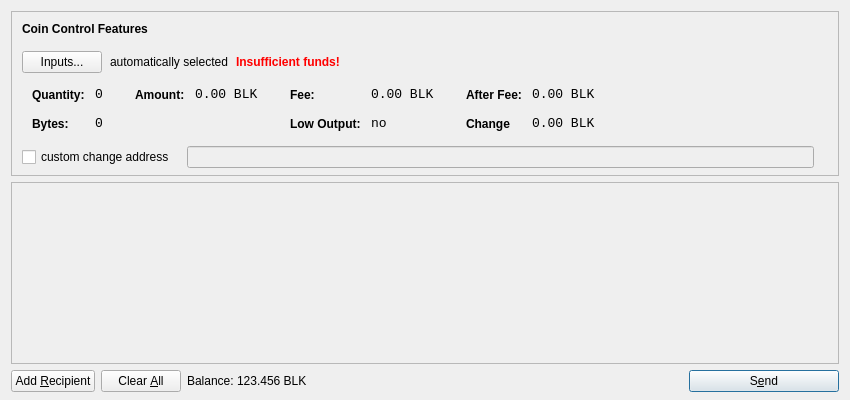
<?xml version="1.0" encoding="UTF-8"?>
<ui version="4.0">
 <class>SendCoinsDialog</class>
 <widget class="QDialog" name="SendCoinsDialog">
  <property name="geometry">
   <rect>
    <x>0</x>
    <y>0</y>
    <width>850</width>
    <height>400</height>
   </rect>
  </property>
  <property name="windowTitle">
   <string>Send Coins</string>
  </property>
  <layout class="QVBoxLayout" name="verticalLayout" stretch="0,1,0">
   <property name="bottomMargin">
    <number>8</number>
   </property>
   <item>
    <widget class="QFrame" name="frameCoinControl">
     <property name="sizePolicy">
      <sizepolicy hsizetype="Expanding" vsizetype="Expanding">
       <horstretch>0</horstretch>
       <verstretch>0</verstretch>
      </sizepolicy>
     </property>
     <property name="maximumSize">
      <size>
       <width>16777215</width>
       <height>16777215</height>
      </size>
     </property>
     <property name="frameShape">
      <enum>QFrame::StyledPanel</enum>
     </property>
     <property name="frameShadow">
      <enum>QFrame::Sunken</enum>
     </property>
     <layout class="QVBoxLayout" name="verticalLayoutCoinControl2">
      <property name="spacing">
       <number>6</number>
      </property>
      <property name="leftMargin">
       <number>0</number>
      </property>
      <property name="topMargin">
       <number>0</number>
      </property>
      <property name="rightMargin">
       <number>0</number>
      </property>
      <property name="bottomMargin">
       <number>6</number>
      </property>
      <item>
       <layout class="QVBoxLayout" name="verticalLayoutCoinControl" stretch="0,0,0,0,1">
        <property name="spacing">
         <number>0</number>
        </property>
        <property name="leftMargin">
         <number>10</number>
        </property>
        <property name="topMargin">
         <number>10</number>
        </property>
        <item>
         <layout class="QHBoxLayout" name="horizontalLayoutCoinControl1">
          <property name="bottomMargin">
           <number>15</number>
          </property>
          <item>
           <widget class="QLabel" name="labelCoinControlFeatures">
            <property name="sizePolicy">
             <sizepolicy hsizetype="Preferred" vsizetype="Maximum">
              <horstretch>0</horstretch>
              <verstretch>0</verstretch>
             </sizepolicy>
            </property>
            <property name="font">
             <font>
              <weight>75</weight>
              <bold>true</bold>
             </font>
            </property>
            <property name="styleSheet">
             <string notr="true">font-weight:bold;</string>
            </property>
            <property name="text">
             <string>Coin Control Features</string>
            </property>
           </widget>
          </item>
         </layout>
        </item>
        <item>
         <layout class="QHBoxLayout" name="horizontalLayoutCoinControl2" stretch="0,0,0,0">
          <property name="spacing">
           <number>8</number>
          </property>
          <property name="bottomMargin">
           <number>10</number>
          </property>
          <item>
           <widget class="QPushButton" name="pushButtonCoinControl">
            <property name="styleSheet">
             <string notr="true"/>
            </property>
            <property name="text">
             <string>Inputs...</string>
            </property>
           </widget>
          </item>
          <item>
           <widget class="QLabel" name="labelCoinControlAutomaticallySelected">
            <property name="text">
             <string>automatically selected</string>
            </property>
            <property name="margin">
             <number>5</number>
            </property>
           </widget>
          </item>
          <item>
           <widget class="QLabel" name="labelCoinControlInsuffFunds">
            <property name="font">
             <font>
              <weight>75</weight>
              <bold>true</bold>
             </font>
            </property>
            <property name="styleSheet">
             <string notr="true">color:red;font-weight:bold;</string>
            </property>
            <property name="text">
             <string>Insufficient funds!</string>
            </property>
            <property name="margin">
             <number>5</number>
            </property>
           </widget>
          </item>
          <item>
           <spacer name="horizontalSpacerCoinControl">
            <property name="orientation">
             <enum>Qt::Horizontal</enum>
            </property>
            <property name="sizeHint" stdset="0">
             <size>
              <width>40</width>
              <height>1</height>
             </size>
            </property>
           </spacer>
          </item>
         </layout>
        </item>
        <item>
         <widget class="QWidget" name="widgetCoinControl" native="true">
          <property name="sizePolicy">
           <sizepolicy hsizetype="Preferred" vsizetype="Preferred">
            <horstretch>0</horstretch>
            <verstretch>0</verstretch>
           </sizepolicy>
          </property>
          <property name="minimumSize">
           <size>
            <width>0</width>
            <height>0</height>
           </size>
          </property>
          <property name="styleSheet">
           <string notr="true"/>
          </property>
          <layout class="QHBoxLayout" name="horizontalLayoutCoinControl5">
           <property name="leftMargin">
            <number>0</number>
           </property>
           <property name="topMargin">
            <number>0</number>
           </property>
           <property name="rightMargin">
            <number>0</number>
           </property>
           <property name="bottomMargin">
            <number>0</number>
           </property>
           <item>
            <layout class="QHBoxLayout" name="horizontalLayoutCoinControl3" stretch="0,0,0,1">
             <property name="spacing">
              <number>20</number>
             </property>
             <property name="topMargin">
              <number>0</number>
             </property>
             <property name="bottomMargin">
              <number>10</number>
             </property>
             <item>
              <layout class="QFormLayout" name="formLayoutCoinControl1">
               <property name="horizontalSpacing">
                <number>10</number>
               </property>
               <property name="verticalSpacing">
                <number>14</number>
               </property>
               <property name="leftMargin">
                <number>10</number>
               </property>
               <property name="topMargin">
                <number>4</number>
               </property>
               <property name="rightMargin">
                <number>6</number>
               </property>
               <item row="0" column="0">
                <widget class="QLabel" name="labelCoinControlQuantityText">
                 <property name="styleSheet">
                  <string notr="true">font-weight:bold;</string>
                 </property>
                 <property name="text">
                  <string>Quantity:</string>
                 </property>
                 <property name="margin">
                  <number>0</number>
                 </property>
                </widget>
               </item>
               <item row="0" column="1">
                <widget class="QLabel" name="labelCoinControlQuantity">
                 <property name="font">
                  <font>
                   <family>Monospace</family>
                   <pointsize>10</pointsize>
                  </font>
                 </property>
                 <property name="cursor">
                  <cursorShape>IBeamCursor</cursorShape>
                 </property>
                 <property name="contextMenuPolicy">
                  <enum>Qt::ActionsContextMenu</enum>
                 </property>
                 <property name="text">
                  <string>0</string>
                 </property>
                 <property name="margin">
                  <number>0</number>
                 </property>
                 <property name="textInteractionFlags">
                  <set>Qt::LinksAccessibleByMouse|Qt::TextSelectableByKeyboard|Qt::TextSelectableByMouse</set>
                 </property>
                </widget>
               </item>
               <item row="1" column="0">
                <widget class="QLabel" name="labelCoinControlBytesText">
                 <property name="styleSheet">
                  <string notr="true">font-weight:bold;</string>
                 </property>
                 <property name="text">
                  <string>Bytes:</string>
                 </property>
                </widget>
               </item>
               <item row="1" column="1">
                <widget class="QLabel" name="labelCoinControlBytes">
                 <property name="font">
                  <font>
                   <family>Monospace</family>
                   <pointsize>10</pointsize>
                  </font>
                 </property>
                 <property name="cursor">
                  <cursorShape>IBeamCursor</cursorShape>
                 </property>
                 <property name="contextMenuPolicy">
                  <enum>Qt::ActionsContextMenu</enum>
                 </property>
                 <property name="text">
                  <string>0</string>
                 </property>
                 <property name="textInteractionFlags">
                  <set>Qt::LinksAccessibleByMouse|Qt::TextSelectableByKeyboard|Qt::TextSelectableByMouse</set>
                 </property>
                </widget>
               </item>
              </layout>
             </item>
             <item>
              <layout class="QFormLayout" name="formLayoutCoinControl2">
               <property name="horizontalSpacing">
                <number>10</number>
               </property>
               <property name="verticalSpacing">
                <number>14</number>
               </property>
               <property name="leftMargin">
                <number>6</number>
               </property>
               <property name="topMargin">
                <number>4</number>
               </property>
               <property name="rightMargin">
                <number>6</number>
               </property>
               <item row="0" column="0">
                <widget class="QLabel" name="labelCoinControlAmountText">
                 <property name="styleSheet">
                  <string notr="true">font-weight:bold;</string>
                 </property>
                 <property name="text">
                  <string>Amount:</string>
                 </property>
                 <property name="margin">
                  <number>0</number>
                 </property>
                </widget>
               </item>
               <item row="0" column="1">
                <widget class="QLabel" name="labelCoinControlAmount">
                 <property name="font">
                  <font>
                   <family>Monospace</family>
                   <pointsize>10</pointsize>
                  </font>
                 </property>
                 <property name="cursor">
                  <cursorShape>IBeamCursor</cursorShape>
                 </property>
                 <property name="contextMenuPolicy">
                  <enum>Qt::ActionsContextMenu</enum>
                 </property>
                 <property name="text">
                  <string notr="true">0.00 BLK</string>
                 </property>
                 <property name="textInteractionFlags">
                  <set>Qt::LinksAccessibleByMouse|Qt::TextSelectableByKeyboard|Qt::TextSelectableByMouse</set>
                 </property>
                </widget>
               </item>
              </layout>
             </item>
             <item>
              <layout class="QFormLayout" name="formLayoutCoinControl3">
               <property name="horizontalSpacing">
                <number>10</number>
               </property>
               <property name="verticalSpacing">
                <number>14</number>
               </property>
               <property name="leftMargin">
                <number>6</number>
               </property>
               <property name="topMargin">
                <number>4</number>
               </property>
               <property name="rightMargin">
                <number>6</number>
               </property>
               <item row="0" column="0">
                <widget class="QLabel" name="labelCoinControlFeeText">
                 <property name="styleSheet">
                  <string notr="true">font-weight:bold;</string>
                 </property>
                 <property name="text">
                  <string>Fee:</string>
                 </property>
                 <property name="margin">
                  <number>0</number>
                 </property>
                </widget>
               </item>
               <item row="0" column="1">
                <widget class="QLabel" name="labelCoinControlFee">
                 <property name="font">
                  <font>
                   <family>Monospace</family>
                   <pointsize>10</pointsize>
                  </font>
                 </property>
                 <property name="cursor">
                  <cursorShape>IBeamCursor</cursorShape>
                 </property>
                 <property name="contextMenuPolicy">
                  <enum>Qt::ActionsContextMenu</enum>
                 </property>
                 <property name="text">
                  <string notr="true">0.00 BLK</string>
                 </property>
                 <property name="textInteractionFlags">
                  <set>Qt::LinksAccessibleByMouse|Qt::TextSelectableByKeyboard|Qt::TextSelectableByMouse</set>
                 </property>
                </widget>
               </item>
               <item row="1" column="0">
                <widget class="QLabel" name="labelCoinControlLowOutputText">
                 <property name="styleSheet">
                  <string notr="true">font-weight:bold;</string>
                 </property>
                 <property name="text">
                  <string>Low Output:</string>
                 </property>
                </widget>
               </item>
               <item row="1" column="1">
                <widget class="QLabel" name="labelCoinControlLowOutput">
                 <property name="font">
                  <font>
                   <family>Monospace</family>
                   <pointsize>10</pointsize>
                  </font>
                 </property>
                 <property name="cursor">
                  <cursorShape>IBeamCursor</cursorShape>
                 </property>
                 <property name="contextMenuPolicy">
                  <enum>Qt::ActionsContextMenu</enum>
                 </property>
                 <property name="text">
                  <string>no</string>
                 </property>
                 <property name="textInteractionFlags">
                  <set>Qt::LinksAccessibleByMouse|Qt::TextSelectableByKeyboard|Qt::TextSelectableByMouse</set>
                 </property>
                </widget>
               </item>
              </layout>
             </item>
             <item>
              <layout class="QFormLayout" name="formLayoutCoinControl4">
               <property name="horizontalSpacing">
                <number>10</number>
               </property>
               <property name="verticalSpacing">
                <number>14</number>
               </property>
               <property name="leftMargin">
                <number>6</number>
               </property>
               <property name="topMargin">
                <number>4</number>
               </property>
               <property name="rightMargin">
                <number>6</number>
               </property>
               <item row="0" column="0">
                <widget class="QLabel" name="labelCoinControlAfterFeeText">
                 <property name="styleSheet">
                  <string notr="true">font-weight:bold;</string>
                 </property>
                 <property name="text">
                  <string>After Fee:</string>
                 </property>
                 <property name="margin">
                  <number>0</number>
                 </property>
                </widget>
               </item>
               <item row="0" column="1">
                <widget class="QLabel" name="labelCoinControlAfterFee">
                 <property name="font">
                  <font>
                   <family>Monospace</family>
                   <pointsize>10</pointsize>
                  </font>
                 </property>
                 <property name="cursor">
                  <cursorShape>IBeamCursor</cursorShape>
                 </property>
                 <property name="contextMenuPolicy">
                  <enum>Qt::ActionsContextMenu</enum>
                 </property>
                 <property name="text">
                  <string notr="true">0.00 BLK</string>
                 </property>
                 <property name="textInteractionFlags">
                  <set>Qt::LinksAccessibleByMouse|Qt::TextSelectableByKeyboard|Qt::TextSelectableByMouse</set>
                 </property>
                </widget>
               </item>
               <item row="1" column="0">
                <widget class="QLabel" name="labelCoinControlChangeText">
                 <property name="styleSheet">
                  <string notr="true">font-weight:bold;</string>
                 </property>
                 <property name="text">
                  <string>Change</string>
                 </property>
                </widget>
               </item>
               <item row="1" column="1">
                <widget class="QLabel" name="labelCoinControlChange">
                 <property name="font">
                  <font>
                   <family>Monospace</family>
                   <pointsize>10</pointsize>
                  </font>
                 </property>
                 <property name="cursor">
                  <cursorShape>IBeamCursor</cursorShape>
                 </property>
                 <property name="contextMenuPolicy">
                  <enum>Qt::ActionsContextMenu</enum>
                 </property>
                 <property name="text">
                  <string notr="true">0.00 BLK</string>
                 </property>
                 <property name="textInteractionFlags">
                  <set>Qt::LinksAccessibleByMouse|Qt::TextSelectableByKeyboard|Qt::TextSelectableByMouse</set>
                 </property>
                </widget>
               </item>
              </layout>
             </item>
            </layout>
           </item>
          </layout>
         </widget>
        </item>
        <item>
         <layout class="QHBoxLayout" name="horizontalLayoutCoinControl4" stretch="0,0,0">
          <property name="spacing">
           <number>12</number>
          </property>
          <property name="sizeConstraint">
           <enum>QLayout::SetDefaultConstraint</enum>
          </property>
          <property name="topMargin">
           <number>5</number>
          </property>
          <property name="rightMargin">
           <number>5</number>
          </property>
          <item>
           <widget class="QCheckBox" name="checkBoxCoinControlChange">
            <property name="text">
             <string>custom change address</string>
            </property>
           </widget>
          </item>
          <item>
           <widget class="QLineEdit" name="lineEditCoinControlChange">
            <property name="enabled">
             <bool>false</bool>
            </property>
            <property name="sizePolicy">
             <sizepolicy hsizetype="Expanding" vsizetype="Fixed">
              <horstretch>0</horstretch>
              <verstretch>0</verstretch>
             </sizepolicy>
            </property>
           </widget>
          </item>
          <item>
           <widget class="QLabel" name="labelCoinControlChangeLabel">
            <property name="sizePolicy">
             <sizepolicy hsizetype="Preferred" vsizetype="Expanding">
              <horstretch>0</horstretch>
              <verstretch>0</verstretch>
             </sizepolicy>
            </property>
            <property name="minimumSize">
             <size>
              <width>0</width>
              <height>0</height>
             </size>
            </property>
            <property name="text">
             <string/>
            </property>
            <property name="margin">
             <number>3</number>
            </property>
           </widget>
          </item>
         </layout>
        </item>
        <item>
         <spacer name="verticalSpacerCoinControl">
          <property name="orientation">
           <enum>Qt::Vertical</enum>
          </property>
          <property name="sizeHint" stdset="0">
           <size>
            <width>800</width>
            <height>1</height>
           </size>
          </property>
         </spacer>
        </item>
       </layout>
      </item>
     </layout>
    </widget>
   </item>
   <item>
    <widget class="QScrollArea" name="scrollArea">
     <property name="widgetResizable">
      <bool>true</bool>
     </property>
     <widget class="QWidget" name="scrollAreaWidgetContents">
      <property name="geometry">
       <rect>
        <x>0</x>
        <y>0</y>
        <width>830</width>
        <height>156</height>
       </rect>
      </property>
      <layout class="QVBoxLayout" name="verticalLayout_2">
       <property name="leftMargin">
        <number>0</number>
       </property>
       <property name="topMargin">
        <number>0</number>
       </property>
       <property name="rightMargin">
        <number>0</number>
       </property>
       <property name="bottomMargin">
        <number>0</number>
       </property>
       <item>
        <layout class="QVBoxLayout" name="entries">
         <property name="spacing">
          <number>6</number>
         </property>
        </layout>
       </item>
       <item>
        <spacer name="verticalSpacer">
         <property name="orientation">
          <enum>Qt::Vertical</enum>
         </property>
         <property name="sizeHint" stdset="0">
          <size>
           <width>20</width>
           <height>40</height>
          </size>
         </property>
        </spacer>
       </item>
      </layout>
     </widget>
    </widget>
   </item>
   <item>
    <layout class="QHBoxLayout" name="horizontalLayout">
     <item>
      <widget class="QPushButton" name="addButton">
       <property name="toolTip">
        <string>Send to multiple recipients at once</string>
       </property>
       <property name="text">
        <string>Add &amp;Recipient</string>
       </property>
       <property name="autoDefault">
        <bool>false</bool>
       </property>
      </widget>
     </item>
     <item>
      <widget class="QPushButton" name="clearAll">
       <property name="sizePolicy">
        <sizepolicy hsizetype="Minimum" vsizetype="Fixed">
         <horstretch>0</horstretch>
         <verstretch>0</verstretch>
        </sizepolicy>
       </property>
       <property name="toolTip">
        <string>Remove all transaction fields</string>
       </property>
       <property name="text">
        <string>Clear &amp;All</string>
       </property>
       <property name="autoRepeatDelay">
        <number>300</number>
       </property>
       <property name="autoDefault">
        <bool>false</bool>
       </property>
      </widget>
     </item>
     <item>
      <layout class="QHBoxLayout" name="horizontalLayout_2">
       <property name="spacing">
        <number>3</number>
       </property>
       <item>
        <widget class="QLabel" name="label">
         <property name="sizePolicy">
          <sizepolicy hsizetype="Preferred" vsizetype="Fixed">
           <horstretch>0</horstretch>
           <verstretch>0</verstretch>
          </sizepolicy>
         </property>
         <property name="text">
          <string>Balance:</string>
         </property>
        </widget>
       </item>
       <item>
        <widget class="QLabel" name="labelBalance">
         <property name="sizePolicy">
          <sizepolicy hsizetype="Preferred" vsizetype="Fixed">
           <horstretch>0</horstretch>
           <verstretch>0</verstretch>
          </sizepolicy>
         </property>
         <property name="cursor">
          <cursorShape>IBeamCursor</cursorShape>
         </property>
         <property name="text">
          <string notr="true">123.456 BLK</string>
         </property>
         <property name="textInteractionFlags">
          <set>Qt::LinksAccessibleByMouse|Qt::TextSelectableByKeyboard|Qt::TextSelectableByMouse</set>
         </property>
        </widget>
       </item>
      </layout>
     </item>
     <item>
      <spacer name="horizontalSpacer">
       <property name="orientation">
        <enum>Qt::Horizontal</enum>
       </property>
       <property name="sizeHint" stdset="0">
        <size>
         <width>40</width>
         <height>20</height>
        </size>
       </property>
      </spacer>
     </item>
     <item>
      <widget class="QPushButton" name="sendButton">
       <property name="minimumSize">
        <size>
         <width>150</width>
         <height>0</height>
        </size>
       </property>
       <property name="toolTip">
        <string>Confirm the send action</string>
       </property>
       <property name="text">
        <string>S&amp;end</string>
       </property>
       <property name="icon">
        <iconset resource="../bitcoin.qrc">
         <normaloff>:/icons/send</normaloff>:/icons/send</iconset>
       </property>
       <property name="default">
        <bool>true</bool>
       </property>
      </widget>
     </item>
    </layout>
   </item>
  </layout>
 </widget>
 <resources>
  <include location="../bitcoin.qrc"/>
 </resources>
 <connections/>
</ui>
